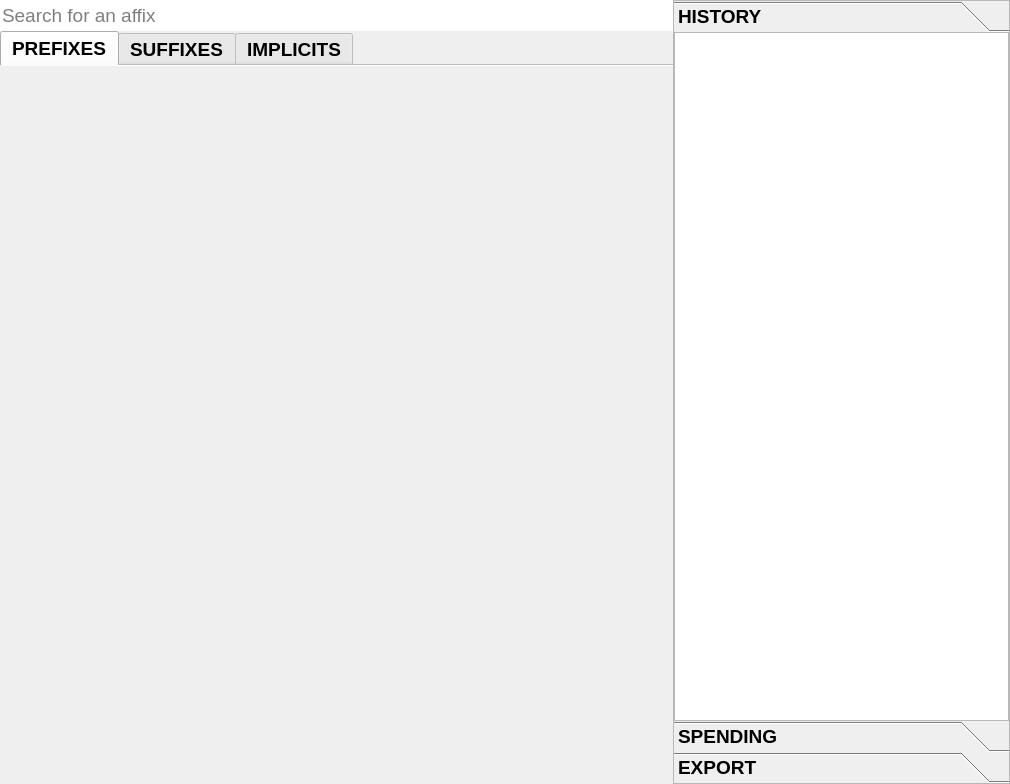
<?xml version="1.0" encoding="UTF-8"?>
<ui version="4.0">
    <class>mods_widget</class>
    <widget class="QWidget" name="mods_widget">
        <property name="geometry">
            <rect>
                <x>0</x>
                <y>0</y>
                <width>1010</width>
                <height>784</height>
            </rect>
        </property>
        <property name="sizePolicy">
            <sizepolicy hsizetype="MinimumExpanding" vsizetype="Preferred">
                <horstretch>0</horstretch>
                <verstretch>0</verstretch>
            </sizepolicy>
        </property>
        <property name="font">
            <font>
                <family>Segoe UI</family>
                <pointsize>14</pointsize>
            </font>
        </property>
        <property name="mouseTracking">
            <bool>true</bool>
        </property>
        <property name="autoFillBackground">
            <bool>false</bool>
        </property>
        <property name="styleSheet">
            <string notr="true">QWidget {
                color: #FFF;
                background-color: #333333;
                padding: 0px;
                margin: 0px;
                border-image: none;
                }

                QTabWidget {
                width: 400px;
                margin: 0px;
                padding: 0px;
                border-image: none;
                }

                QTabWidget::pane {
                position:relative;
                }

                QTabBar::tab:first {
                background-color: qlineargradient(spread:pad, x1:0.5, y1:0, x2:0.5, y2:1, stop:0 rgba(112, 91, 124,
                255), stop:1 rgba(112, 91, 124, 255));
                width: 134px;
                padding: 5px 10px;
                border: 1px solid #000;
                box-shadow: inset 0 1px 1px #666, 0 1px 2px rgba(0, 0, 0, 0.31);
                border-image: none;
                }

                QTabBar::tab:first:selected, QTabBar::tab:first:hover {
                background-color: qlineargradient(spread:reflect, x1:0.5, y1:0, x2:0.5, y2:1, stop:0 rgba(134, 69, 172,
                255), stop:1 rgba(138, 71, 177, 255));

                }

                QTabBar::tab:middle {
                background-color: qlineargradient(spread:pad, x1:0.5, y1:0, x2:0.5, y2:1, stop:0 rgba(71, 88, 98, 255),
                stop:1 rgba(84, 105, 116, 255));
                width: 134px;
                padding: 5px 10px;
                border: 1px solid #000;
                box-shadow: inset 0 1px 1px #666, 0 1px 2px rgba(0, 0, 0, 0.31);
                border-image: none;
                }

                QTabBar::tab:middle:selected, QTabBar::tab:middle:hover {
                background-color: qlineargradient(spread:reflect, x1:0.5, y1:0, x2:0.5, y2:1, stop:0 rgba(60, 119, 152,
                255), stop:1 rgba(63, 124, 159, 255));
                }

                QTabBar::tab:last {
                background-color: qlineargradient(spread:pad, x1:0.5, y1:0, x2:0.5, y2:1, stop:0 rgba(95, 69, 69, 255),
                stop:1 rgba(106, 67, 67, 255));
                width: 134px;
                padding: 5px 10px;
                border: 1px solid #000;
                box-shadow: inset 0 1px 1px #666, 0 1px 2px rgba(0, 0, 0, 0.31);
                border-image: none;
                }

                QTabBar::tab:last:selected, QTabBar::tab:last:hover {
                background-color: qlineargradient(spread:reflect, x1:0.5, y1:0, x2:0.5, y2:0.5, stop:0 rgba(180, 99, 99,
                255), stop:1 rgba(150, 83, 83, 255));
                }

                QToolBox {
                border-image: none;
                margin: 0px;
                padding: 0px;
                }
                QToolBox::tab {
                border: 1px solid #000;
                padding: 5px 10px;
                font-weight: bold;
                box-shadow: inset 0 1px 1px #666, 0 1px 2px rgba(0, 0, 0, 0.31);
                background-color: qlineargradient(x1: 0, y1: 0, x2: 0, y2: 1, stop: 0 rgba(30, 30, 30, 1), stop: 1
                rgba(60, 60, 60, 1));
                text-shadow: 1px, 1px, #000;
                color: #FFF;
                }

                QToolBox::tab:selected {
                color: #f6e5b2;
                background-color: qlineargradient(x1: 0, y1: 0, x2: 0, y2: 1, stop: 0 rgba(30, 30, 30, 255), stop: 1
                rgba(60, 60, 60, 255));
                }

                QToolBox::tab:hover {
                background-color: qlineargradient(x1: 0, y1: 0, x2: 0, y2: 1, stop: 0 rgba(30, 30, 30, 255), stop: 1
                rgba(60, 60, 60, 255));
                }

                QLineEdit {
                background-color: #000;
                selection-background-color: #000;
                placeholder-text-color: #666;
                height: 31px;
                line-height: 31px;
                width: 100%;
                border: 1px solid #444;
                text-align: left;
                padding-left: 7px;
                padding-right: 37px;
                border-image: none;
                }

                QLineEdit:focus {
                border: 1px solid #FFEEBB;
                }

                QWidget #prefixes_tab {
                margin: 0px;
                padding: 0px;
                }

                QWidget #suffixes_tab {
                margin: 0px;
                padding: 0px;
                }

                QWidget #implicits_tab {
                margin: 0px;
                padding: 0px;
                }

                QTreeView {
                alternate-background-color: grey;
                border-image: none;
                padding: 0px;
                margin: 0px;

                }

                QScrollBar:vertical {
                border: 1px solid #BBB;
                background: #f1f1f1;
                width: 20px;
                margin: 0px;
                }

                QScrollBar::handle:vertical {
                background: #AAA;
                border: 1px solid #666;
                min-height: 20px;
                }

                QScrollBar::add-line:vertical, QScrollBar::sub-line:vertical {
                border: none;
                background: none;
                }

                QScrollBar::add-page:vertical, QScrollBar::sub-page:vertical {
                background: none;
                }

                QHorizontalBoxLayout {
                font-size: 14px;
                font-weight: bold;
                }

                QWidget#implicits_tab&gt;QToolBox::tab {
                background-color: #000;
                border-bottom: 1px solid #000;
                font-size: 16px;
                font-weight: bold;
                color: rgb(255, 255, 255);
                }
                QWidget#suffixes_tab&gt;QToolBox::tab {
                background-color: #000;
                border-bottom: 1px solid #000;
                font-size: 16px;
                font-weight: bold;
                color: rgb(255, 255, 255);
                }
                QWidget#prefixes_tab&gt;QToolBox::tab {
                background-color: #000;
                border-bottom: 1px solid #000;
                font-size: 16px;
                font-weight: bold;
                color: rgb(255, 255, 255);
                }
                QListView {
                padding: 0px 0px;
                font-size: 12px;
                color: #FFF;
                show-decoration-selected: 1;
                }
                QListView::item {
                background-color: #222;
                padding: 5px 10px;
                }
                QListView::item:hover {
                background-color: #EEE;
                cursor: pointer;
                color: #333333;
                }
                QListView::item:selected:!active {
                background-color: #EEE;
                color: #333333;
                }
                QListView::item:alternate {
                background-color: #333;
                }
                QListView::item:alternate:hover {
                background-color: #EEE;
                cursor: pointer;
                color: #333333;
                }
                QListView::item:alternate:selected:!active {
                background-color: #EEE;
                color: #333333;
                }
            </string>
        </property>
        <layout class="QHBoxLayout" name="mods_widget_layout">
            <property name="spacing">
                <number>0</number>
            </property>
            <property name="leftMargin">
                <number>0</number>
            </property>
            <property name="topMargin">
                <number>0</number>
            </property>
            <property name="rightMargin">
                <number>0</number>
            </property>
            <property name="bottomMargin">
                <number>0</number>
            </property>
            <item>
                <layout class="QGridLayout" name="mods_widget_grid_layout">
                    <property name="spacing">
                        <number>0</number>
                    </property>
                    <item row="0" column="1" rowspan="3">
                        <widget class="QToolBox" name="crafting_log_widget">
                            <property name="sizePolicy">
                                <sizepolicy hsizetype="Minimum" vsizetype="Preferred">
                                    <horstretch>1</horstretch>
                                    <verstretch>0</verstretch>
                                </sizepolicy>
                            </property>
                            <property name="minimumSize">
                                <size>
                                    <width>0</width>
                                    <height>0</height>
                                </size>
                            </property>
                            <property name="font">
                                <font>
                                    <pointsize>14</pointsize>
                                    <bold>true</bold>
                                </font>
                            </property>
                            <property name="cursor">
                                <cursorShape>PointingHandCursor</cursorShape>
                            </property>
                            <property name="frameShape">
                                <enum>QFrame::StyledPanel</enum>
                            </property>
                            <property name="frameShadow">
                                <enum>QFrame::Raised</enum>
                            </property>
                            <property name="currentIndex">
                                <number>0</number>
                            </property>
                            <property name="tabSpacing">
                                <number>0</number>
                            </property>
                            <widget class="QWidget" name="history_log_widget">
                                <property name="geometry">
                                    <rect>
                                        <x>0</x>
                                        <y>0</y>
                                        <width>334</width>
                                        <height>678</height>
                                    </rect>
                                </property>
                                <property name="font">
                                    <font>
                                        <pointsize>14</pointsize>
                                    </font>
                                </property>
                                <property name="cursor">
                                    <cursorShape>ArrowCursor</cursorShape>
                                </property>
                                <property name="mouseTracking">
                                    <bool>true</bool>
                                </property>
                                <attribute name="label">
                                    <string>HISTORY</string>
                                </attribute>
                                <layout class="QVBoxLayout" name="history_view_layout">
                                    <property name="spacing">
                                        <number>0</number>
                                    </property>
                                    <property name="leftMargin">
                                        <number>0</number>
                                    </property>
                                    <property name="topMargin">
                                        <number>0</number>
                                    </property>
                                    <property name="rightMargin">
                                        <number>0</number>
                                    </property>
                                    <property name="bottomMargin">
                                        <number>0</number>
                                    </property>
                                    <item>
                                        <widget class="QUndoView" name="history_view">
                                            <property name="font">
                                                <font>
                                                    <pointsize>-1</pointsize>
                                                </font>
                                            </property>
                                            <property name="frameShape">
                                                <enum>QFrame::StyledPanel</enum>
                                            </property>
                                            <property name="frameShadow">
                                                <enum>QFrame::Raised</enum>
                                            </property>
                                            <property name="verticalScrollBarPolicy">
                                                <enum>Qt::ScrollBarAsNeeded</enum>
                                            </property>
                                            <property name="sizeAdjustPolicy">
                                                <enum>QAbstractScrollArea::AdjustToContents</enum>
                                            </property>
                                        </widget>
                                    </item>
                                </layout>
                            </widget>
                            <widget class="QWidget" name="spending_log_widget">
                                <property name="geometry">
                                    <rect>
                                        <x>0</x>
                                        <y>0</y>
                                        <width>334</width>
                                        <height>678</height>
                                    </rect>
                                </property>
                                <property name="font">
                                    <font>
                                        <pointsize>14</pointsize>
                                    </font>
                                </property>
                                <property name="cursor">
                                    <cursorShape>ArrowCursor</cursorShape>
                                </property>
                                <property name="mouseTracking">
                                    <bool>true</bool>
                                </property>
                                <attribute name="label">
                                    <string>SPENDING</string>
                                </attribute>
                                <layout class="QVBoxLayout" name="spending_log_layout">
                                    <property name="spacing">
                                        <number>0</number>
                                    </property>
                                    <property name="leftMargin">
                                        <number>0</number>
                                    </property>
                                    <property name="topMargin">
                                        <number>0</number>
                                    </property>
                                    <property name="rightMargin">
                                        <number>0</number>
                                    </property>
                                    <property name="bottomMargin">
                                        <number>0</number>
                                    </property>
                                    <item>
                                        <widget class="QUndoView" name="spending_view">
                                            <property name="font">
                                                <font>
                                                    <pointsize>-1</pointsize>
                                                </font>
                                            </property>
                                            <property name="frameShadow">
                                                <enum>QFrame::Raised</enum>
                                            </property>
                                            <property name="sizeAdjustPolicy">
                                                <enum>QAbstractScrollArea::AdjustToContents</enum>
                                            </property>
                                            <property name="movement">
                                                <enum>QListView::Static</enum>
                                            </property>
                                            <property name="wordWrap">
                                                <bool>true</bool>
                                            </property>
                                            <property name="itemAlignment">
                                                <set>Qt::AlignHCenter|Qt::AlignTop</set>
                                            </property>
                                            <property name="emptyLabel">
                                                <string>Total Currency Spent:</string>
                                            </property>
                                        </widget>
                                    </item>
                                </layout>
                            </widget>
                            <widget class="QWidget" name="export_widget">
                                <property name="geometry">
                                    <rect>
                                        <x>0</x>
                                        <y>0</y>
                                        <width>334</width>
                                        <height>678</height>
                                    </rect>
                                </property>
                                <property name="cursor">
                                    <cursorShape>ArrowCursor</cursorShape>
                                </property>
                                <property name="mouseTracking">
                                    <bool>true</bool>
                                </property>
                                <property name="tabletTracking">
                                    <bool>false</bool>
                                </property>
                                <attribute name="label">
                                    <string>EXPORT</string>
                                </attribute>
                                <layout class="QVBoxLayout" name="export_layout">
                                    <property name="spacing">
                                        <number>0</number>
                                    </property>
                                    <property name="leftMargin">
                                        <number>0</number>
                                    </property>
                                    <property name="topMargin">
                                        <number>0</number>
                                    </property>
                                    <property name="rightMargin">
                                        <number>0</number>
                                    </property>
                                    <property name="bottomMargin">
                                        <number>0</number>
                                    </property>
                                    <item>
                                        <widget class="QFrame" name="frame">
                                            <property name="frameShape">
                                                <enum>QFrame::StyledPanel</enum>
                                            </property>
                                            <property name="frameShadow">
                                                <enum>QFrame::Raised</enum>
                                            </property>
                                            <layout class="QVBoxLayout" name="verticalLayout">
                                                <property name="spacing">
                                                    <number>0</number>
                                                </property>
                                                <property name="leftMargin">
                                                    <number>0</number>
                                                </property>
                                                <property name="topMargin">
                                                    <number>0</number>
                                                </property>
                                                <property name="rightMargin">
                                                    <number>0</number>
                                                </property>
                                                <property name="bottomMargin">
                                                    <number>0</number>
                                                </property>
                                                <item>
                                                    <spacer name="verticalSpacer_2">
                                                        <property name="orientation">
                                                            <enum>Qt::Vertical</enum>
                                                        </property>
                                                        <property name="sizeHint" stdset="0">
                                                            <size>
                                                                <width>20</width>
                                                                <height>40</height>
                                                            </size>
                                                        </property>
                                                    </spacer>
                                                </item>
                                                <item>
                                                    <widget class="QPushButton" name="pushButton">
                                                        <property name="font">
                                                            <font>
                                                                <pointsize>14</pointsize>
                                                            </font>
                                                        </property>
                                                        <property name="text">
                                                            <string>Export to Clipboard</string>
                                                        </property>
                                                    </widget>
                                                </item>
                                                <item>
                                                    <spacer name="verticalSpacer">
                                                        <property name="orientation">
                                                            <enum>Qt::Vertical</enum>
                                                        </property>
                                                        <property name="sizeHint" stdset="0">
                                                            <size>
                                                                <width>20</width>
                                                                <height>206</height>
                                                            </size>
                                                        </property>
                                                    </spacer>
                                                </item>
                                            </layout>
                                        </widget>
                                    </item>
                                </layout>
                            </widget>
                        </widget>
                    </item>
                    <item row="0" column="0">
                        <widget class="QLineEdit" name="search_bar">
                            <property name="sizePolicy">
                                <sizepolicy hsizetype="MinimumExpanding" vsizetype="Fixed">
                                    <horstretch>2</horstretch>
                                    <verstretch>0</verstretch>
                                </sizepolicy>
                            </property>
                            <property name="minimumSize">
                                <size>
                                    <width>400</width>
                                    <height>31</height>
                                </size>
                            </property>
                            <property name="font">
                                <font>
                                    <pointsize>14</pointsize>
                                </font>
                            </property>
                            <property name="cursor">
                                <cursorShape>PointingHandCursor</cursorShape>
                            </property>
                            <property name="focusPolicy">
                                <enum>Qt::ClickFocus</enum>
                            </property>
                            <property name="frame">
                                <bool>false</bool>
                            </property>
                            <property name="placeholderText">
                                <string>Search for an affix</string>
                            </property>
                            <property name="clearButtonEnabled">
                                <bool>true</bool>
                            </property>
                        </widget>
                    </item>
                    <item row="2" column="0">
                        <widget class="QTabWidget" name="mods_tab_widget">
                            <property name="sizePolicy">
                                <sizepolicy hsizetype="Expanding" vsizetype="MinimumExpanding">
                                    <horstretch>2</horstretch>
                                    <verstretch>0</verstretch>
                                </sizepolicy>
                            </property>
                            <property name="minimumSize">
                                <size>
                                    <width>463</width>
                                    <height>0</height>
                                </size>
                            </property>
                            <property name="font">
                                <font>
                                    <pointsize>14</pointsize>
                                    <bold>true</bold>
                                </font>
                            </property>
                            <property name="cursor">
                                <cursorShape>PointingHandCursor</cursorShape>
                            </property>
                            <property name="mouseTracking">
                                <bool>true</bool>
                            </property>
                            <property name="focusPolicy">
                                <enum>Qt::ClickFocus</enum>
                            </property>
                            <property name="currentIndex">
                                <number>0</number>
                            </property>
                            <property name="usesScrollButtons">
                                <bool>false</bool>
                            </property>
                            <property name="documentMode">
                                <bool>true</bool>
                            </property>
                            <property name="expanding" stdset="0">
                                <bool>true</bool>
                            </property>
                            <widget class="QWidget" name="prefixes_tab">
                                <property name="font">
                                    <font>
                                        <pointsize>14</pointsize>
                                        <bold>true</bold>
                                    </font>
                                </property>
                                <property name="cursor">
                                    <cursorShape>PointingHandCursor</cursorShape>
                                </property>
                                <property name="mouseTracking">
                                    <bool>true</bool>
                                </property>
                                <attribute name="title">
                                    <string>PREFIXES</string>
                                </attribute>
                                <layout class="QVBoxLayout" name="prefixes_layout">
                                    <property name="spacing">
                                        <number>0</number>
                                    </property>
                                    <property name="leftMargin">
                                        <number>0</number>
                                    </property>
                                    <property name="topMargin">
                                        <number>0</number>
                                    </property>
                                    <property name="rightMargin">
                                        <number>0</number>
                                    </property>
                                    <property name="bottomMargin">
                                        <number>0</number>
                                    </property>
                                </layout>
                            </widget>
                            <widget class="QWidget" name="suffixes_tab">
                                <property name="font">
                                    <font>
                                        <pointsize>14</pointsize>
                                    </font>
                                </property>
                                <property name="cursor">
                                    <cursorShape>PointingHandCursor</cursorShape>
                                </property>
                                <property name="mouseTracking">
                                    <bool>true</bool>
                                </property>
                                <attribute name="title">
                                    <string>SUFFIXES</string>
                                </attribute>
                                <layout class="QVBoxLayout" name="suffixes_layout">
                                    <property name="spacing">
                                        <number>0</number>
                                    </property>
                                    <property name="leftMargin">
                                        <number>0</number>
                                    </property>
                                    <property name="topMargin">
                                        <number>0</number>
                                    </property>
                                    <property name="rightMargin">
                                        <number>0</number>
                                    </property>
                                    <property name="bottomMargin">
                                        <number>0</number>
                                    </property>
                                </layout>
                            </widget>
                            <widget class="QWidget" name="implicits_tab">
                                <property name="font">
                                    <font>
                                        <pointsize>14</pointsize>
                                        <bold>true</bold>
                                    </font>
                                </property>
                                <property name="mouseTracking">
                                    <bool>true</bool>
                                </property>
                                <attribute name="title">
                                    <string>IMPLICITS</string>
                                </attribute>
                                <layout class="QVBoxLayout" name="implicits_layout">
                                    <property name="spacing">
                                        <number>0</number>
                                    </property>
                                    <property name="leftMargin">
                                        <number>0</number>
                                    </property>
                                    <property name="topMargin">
                                        <number>0</number>
                                    </property>
                                    <property name="rightMargin">
                                        <number>0</number>
                                    </property>
                                    <property name="bottomMargin">
                                        <number>0</number>
                                    </property>
                                </layout>
                            </widget>
                        </widget>
                    </item>
                </layout>
            </item>
        </layout>
    </widget>
    <layoutdefault spacing="0" margin="0"/>
    <resources>
        <include location="../../assets/assets.qrc"/>
    </resources>
    <connections/>
</ui>
